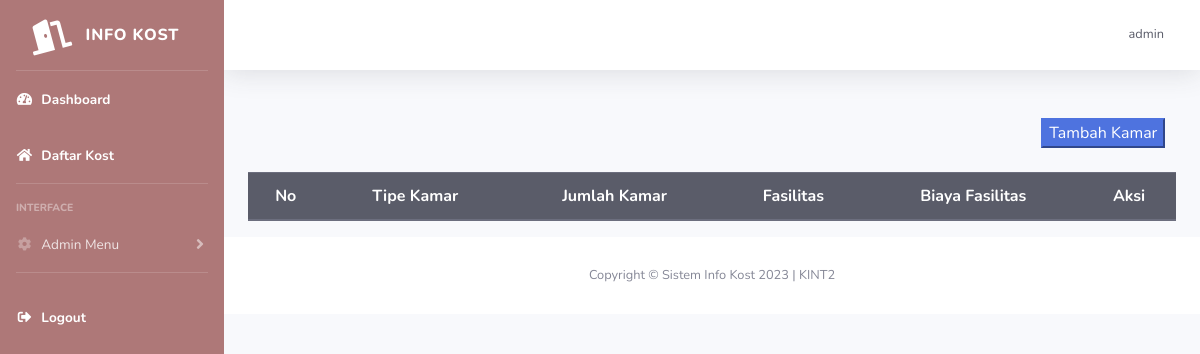
Page /kost/daftar-kamar.php?id_kost=11 (signed in) on the earlier database version.
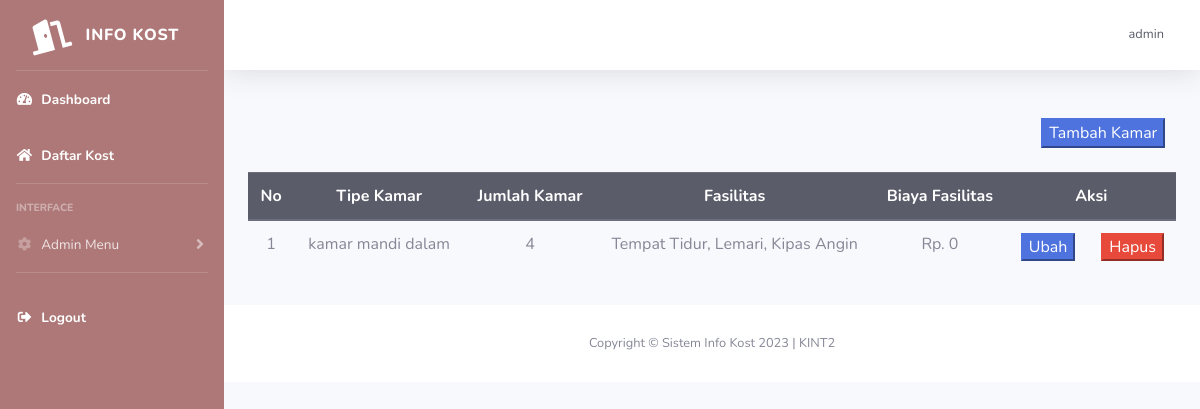
Same page on the later database version.
### tables this page shows
CREATE TABLE `kamar` (
  `id_kamar` int(11) NOT NULL,
  `id_kost` int(11) NOT NULL,
  `jumlah_kamar` int(11) NOT NULL,
  `panjang_kamar` int(11) NOT NULL,
  `lebar_kamar` int(11) NOT NULL,
  `tipe_kamar` varchar(255) NOT NULL,
  `biaya_fasilitas` int(11) NOT NULL,
  `fasilitas_kamar` varchar(255) NOT NULL
);

### kost/daftar-kamar.php (the view)
<?php
include "includes/header.php";
$id_kost = $_GET['id_kost'];
$query = mysqli_query($koneksi, "SELECT * from kamar WHERE id_kost=$id_kost");
?>
<div class="container">
    <div class="row">
        <div class="col"></div>
        <div class="col-md-2">
            <a href="kamar.php?id_kost=<?php echo $id_kost ?>"><button class="btn-primary">Tambah Kamar</button></a>
        </div>
    </div>
    <br>
    <div class="row">
        <div class="col">
            <table class=" text-center table">
                <thead class="thead-dark">
                    <tr>
                        <th>No</th>
                        <th>Tipe Kamar</th>
                        <th>Jumlah Kamar</th>
                        <th>Fasilitas</th>
                        <th>Biaya Fasilitas</th>
                        <th>Aksi</th>
                    </tr>
                </thead>
                <tbody>
                    <?php
                    $no = 0;
                    while ($d = mysqli_fetch_array($query)) {
                        $no++;
                    ?>
                        <tr>
                            <td><?php echo $no ?></td>
                            <td><?php echo $d['tipe_kamar'] ?></td>
                            <td><?php echo $d['jumlah_kamar'] ?></td>
                            <td><?php echo $d['fasilitas_kamar'] ?></td>
                            <td><?php echo "Rp. " . number_format($d['biaya_fasilitas'], 0, ',', '.')  ?></td>
                            <td>
                                <div class="row">
                                    <div class="col">
                                        <a href="edit-kamar.php?id_kamar=<?php echo $d['id_kamar'] ?>">
                                            <button class="btn-primary">Ubah</button>
                                        </a>
                                    </div>
                                    <div class="col">
                                        <form action="php/kamar_proses.php?id_kamar=<?php echo $d['id_kamar'] ?>" method="post">
                                            <button class="btn-danger" name="hapus_kamar">Hapus</button>
                                        </form>
                                    </div>
                                </div>
                            </td>
                        </tr>
                    <?php
                    }
                    ?>
                </tbody>
            </table>
        </div>
    </div>
</div>
<?php
include "includes/footer.php";
?>

Differences in the rows shown:
added kamar: tipe_kamar "kamar mandi dalam", jumlah_kamar "4", fasilitas_kamar "Tempat Tidur, Lemari, Kipas Angin", biaya_fasilitas "0"
